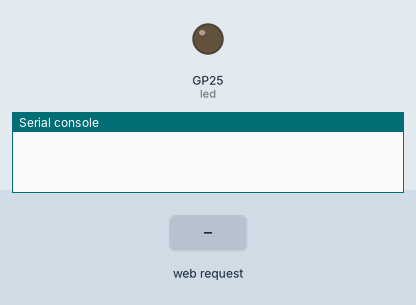
Simulated run of this program. Board: Raspberry Pi Pico running MicroPython. On the bench: output pins drawn as LEDs (lit = HIGH), the last lines printed to the serial console. The inputs (shaded band) are chosen by the test bench. WiFi joins after 1.5 s.

Above: at 0.01 s.
At 2.7 s:
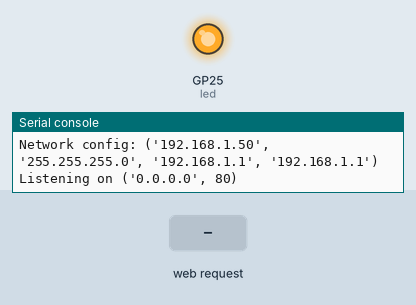
2.8 s: HTTP request GET / received
Timing chart, 0 to 5.8 s (numbered marks = the images above; inputs shaded):
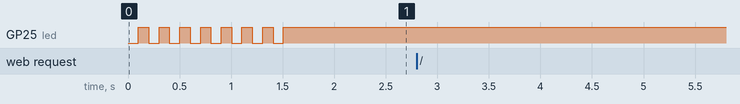

The program:

static_sync_server.py
```python
import socket
import time

import network
from machine import Pin

SSID = 'Shubho'
PASSWORD = '12156891'

led = Pin('LED', Pin.OUT)

wlan = network.WLAN(network.STA_IF)
wlan.active(True)
wlan.disconnect()

# Connect to the network
wlan.connect(SSID, PASSWORD)

# Wait for connection
max_attempts = 200
while max_attempts > 0:
    if wlan.status() < 0 or wlan.status() >= 3:
        break
    max_attempts -= 1
    time.sleep(0.1)
    led.toggle()
    print('Connecting to network...')

if wlan.isconnected():
    print('Connected to network', SSID)

    # Print network information
    print('Network config:', wlan.ifconfig())
    led.value(1)
else:
    print('Connection failed to network', SSID)
    led.value(0)


html = '''
<html>
<body>
<h1>Raspberry Pi Pico W Server</h1>
<p>Welcome to this Raspberry Pi Pico Server deployed on the network {}</p>
<p>Server has been online for {} seconds</p>
</body>
</html>
'''

address = socket.getaddrinfo('0.0.0.0', 80)[0][-1]

s = socket.socket()
s.bind(address)
s.listen(1)

print('Listening on', address)

while True:
    try:
        client, address = s.accept()
        print('Client connected from', address)
        cl_file = client.makefile('rwb', 0)
        while True:
            line = cl_file.readline()
            if not line or line == b'\r\n':
                break

        response = html.format(SSID, time.ticks_cpu() // 1000000)

        client.send('HTTP/1.0 200 OK\r\nContent-type: text/html\r\n\r\n')
        client.send(response)
        client.close()

    except OSError as e:
        client.close()
        print('Connection closed')
```
